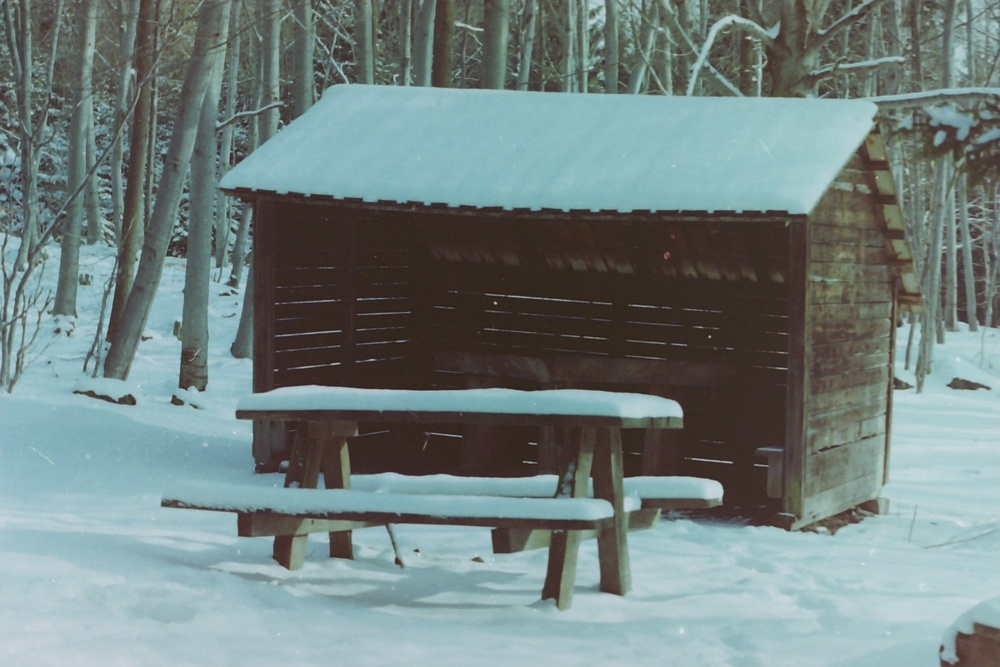
#> input picture zad9/DSC00012.jpg, 1000 x 667 px, shrunk from 2544 x 1696 before the run
$ python zad9.py
#> lines starting #> are read from the running program, lines starting #| are printed output that depends on the picture
import cv2
import numpy as np
import matplotlib.pyplot as plt

# Wczytaj obraz
image = cv2.imread("DSC00012.jpg")
#> image is the input picture: shape (667, 1000, 3); mean B, G, R 128.4, 129.7, 114.1

# Konwersja na odcienie szarości
gray = cv2.cvtColor(image, cv2.COLOR_BGR2GRAY)
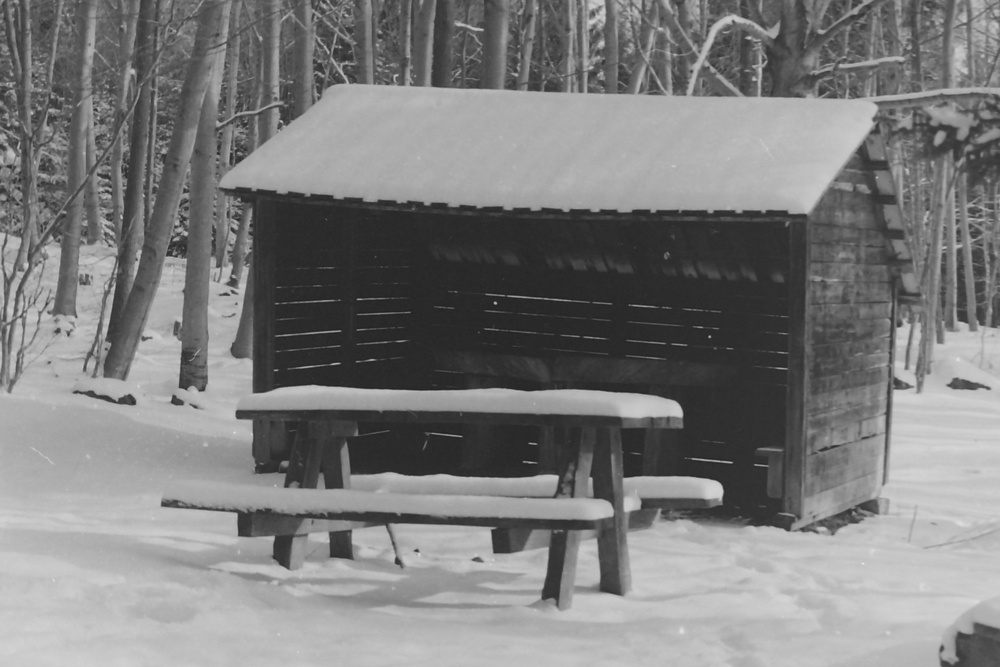
#> gray: shape (667, 1000); min 31, max 231, mean 124.9
cv2.imwrite("szary.jpg", gray)

# Oblicz histogram przed wyrównaniem
hist_before = cv2.calcHist([gray], [0], None, [256], [0, 256])
#> hist_before = 256 values, max 14363 at index 43, min 0 at index 0, mean 2605.5

# Wyrównanie histogramu
equalized = cv2.equalizeHist(gray)
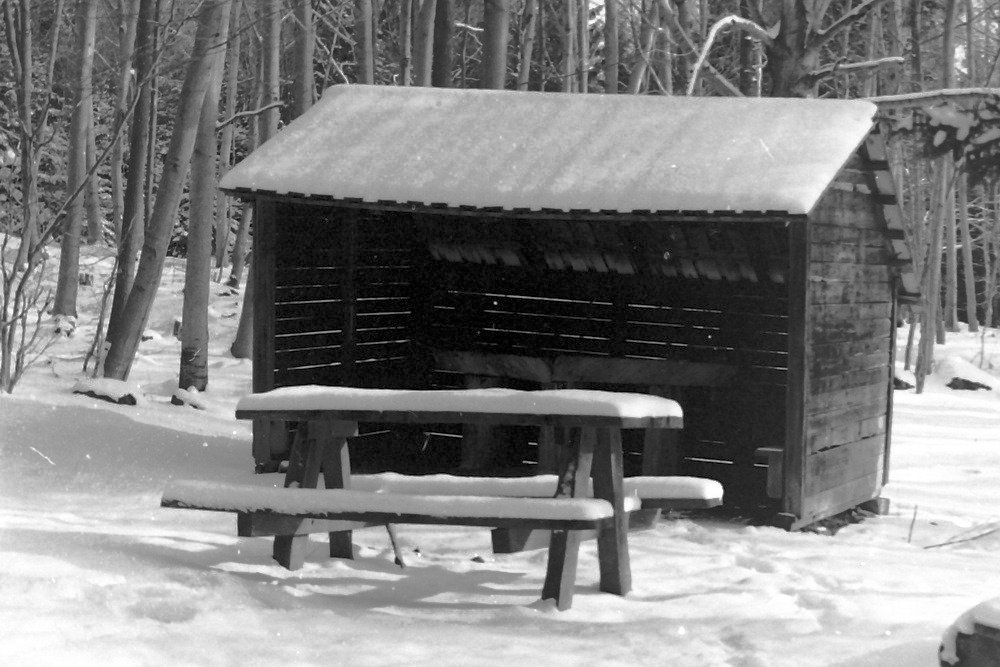
#> equalized: shape (667, 1000); min 0, max 255, mean 128.5
cv2.imwrite("wyrownany.jpg", equalized)

# Oblicz histogram po wyrównaniu
hist_after = cv2.calcHist([equalized], [0], None, [256], [0, 256])
#> hist_after = 256 values, max 14363 at index 17, min 0 at index 3, mean 2605.5

# Zapis histogramów
plt.figure(figsize=(12, 5))

plt.subplot(1, 2, 1)
plt.plot(hist_before, color='gray')
plt.title("Histogram przed wyrównaniem")
plt.xlabel("Poziom jasności")
plt.ylabel("Liczba pikseli")

plt.subplot(1, 2, 2)
plt.plot(hist_after, color='black')
plt.title("Histogram po wyrównaniu")
plt.xlabel("Poziom jasności")
plt.ylabel("Liczba pikseli")

plt.tight_layout()
plt.savefig("histogramy.png")
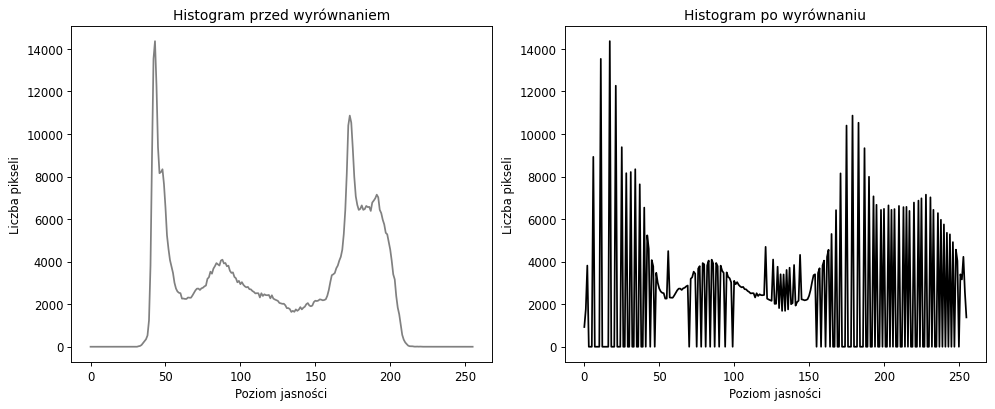
#> figure drawn by matplotlib, 2 panels; panel 1: curve peaks at x = 43, y = 14363; panel 2: curve peaks at x = 17, y = 14363
plt.show()
